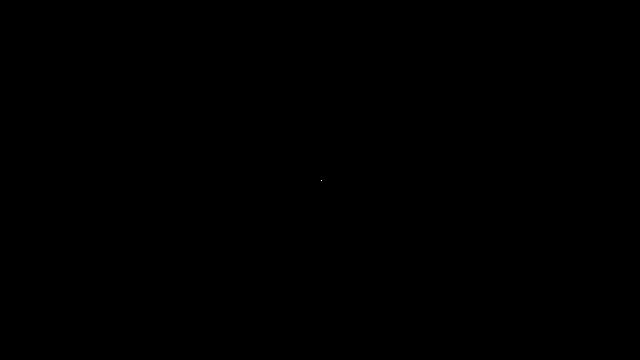
Frame 1 (no input)
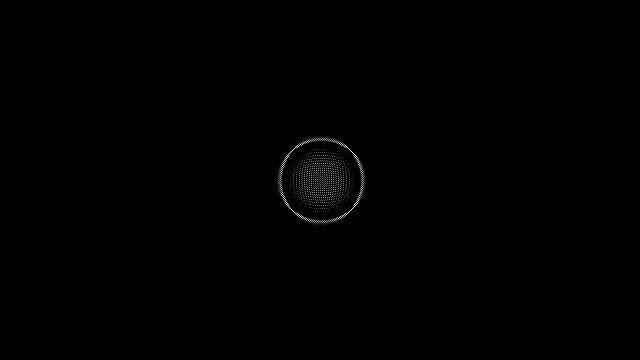
Frame 60 (the mouse pressed at the canvas centre just before this capture)
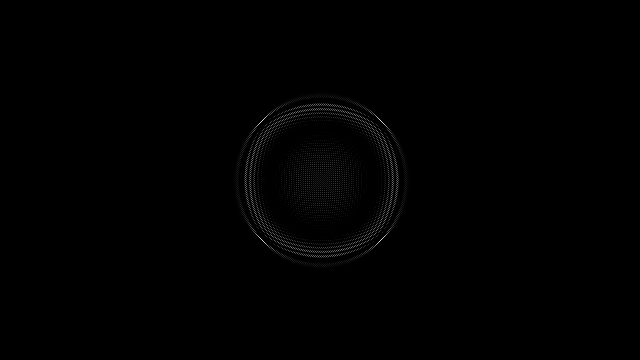
Frame 120 (the mouse held since frame 60 and released just before this capture)

The Processing sketch that drew these frames (run headless with seeded random() and noise(); from frame 60 on, the mouse is pressed at the canvas centre):

// Processing sketch: WaterRipples
// ── WaterRipples.pde
float[][] cells1;
float[][] cells2;

float damping;

void setup() {
  size(640, 360);

  cells1 = new float[width][height];
  cells2 = new float[width][height];

  cells1[cells1.length/2+1][cells1[0].length/2] = 10000;

  damping = 0.99;
}

void draw() {
  background(0);

  loadPixels();
  for (int x = 1; x < cells2.length-1; x++) {
    for (int y = 1; y < cells2[x].length-1; y++) {
      cells2[x][y] = ((cells1[x+1][y]+
        cells1[x-1][y]+
        cells1[x][y+1]+
        cells1[x][y-1])/2.0-cells2[x][y])*damping;

      pixels[x+y*width] = color(cells1[x][y]);
    }
  }
  updatePixels();

  float[][] temp = cells1;
  cells1 = cells2;
  cells2 = temp;
}
